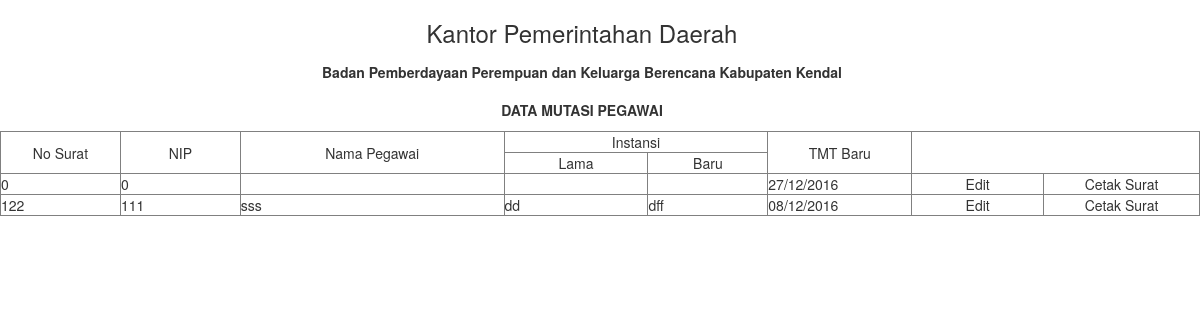
Page /dimaspunya/mutasi.php on the committed database.
### tables this page shows
CREATE TABLE `tabel_mutasi` (
  `no_surat` int(25) NOT NULL,
  `nip` int(20) NOT NULL,
  `nama_karyawan` varchar(40) NOT NULL,
  `dinas_lama` varchar(15) NOT NULL,
  `dinas_baru` varchar(15) NOT NULL,
  `tmt_baru` date NOT NULL,
  PRIMARY KEY  (`no_surat`)
);

### dimaspunya/mutasi.php (the view, shortened to what this page needs)
<?php require_once('Connections/sambung.php'); ?>
<?php
$query_mutasi = "SELECT * FROM tabel_mutasi";
$mutasi = mysql_query($query_mutasi, $sambung) or die(mysql_error());
$row_mutasi = mysql_fetch_assoc($mutasi);
?>
<!DOCTYPE html PUBLIC "-//W3C//DTD XHTML 1.0 Transitional//EN" "http://www.w3.org/TR/xhtml1/DTD/xhtml1-transitional.dtd">
<html xmlns="http://www.w3.org/1999/xhtml">
<head>
<link href="layout/bootstrap.min.css" rel="stylesheet">
<link href="layout/simple-sidebar.css" rel="stylesheet">
</head>
<body>
<table width="100%"  cellspacing="0" cellpadding="0">
  <tr>
    <td width="21%" rowspan="3">&nbsp;</td>
    <td width="55%" height="25"><h3 align="center">Kantor Pemerintahan Daerah </h3></td>
    <td width="24%" rowspan="3">&nbsp;</td>
  </tr>
  <tr>
    <td height="32"><div align="center"><strong>Badan Pemberdayaan Perempuan dan Keluarga Berencana Kabupaten Kendal</strong></div></td>
  </tr>
  <tr>
    <td height="43"><div align="center"><strong>DATA MUTASI PEGAWAI</strong></div></td>
  </tr>
</table>
<form id="form1" name="form1" method="post" action="">
  <table width="100%" border="1" cellspacing="0" cellpadding="0">
    <tr>
      <td width="10%" rowspan="2"><div align="center">No Surat</div></td>
      <td width="10%" rowspan="2"> <div align="center">NIP</div></td>
      <td width="22%" rowspan="2"> <div align="center">Nama Pegawai</div></td>
      <td colspan="2"><div align="center">Instansi</div></td>
      <td width="12%" rowspan="2"><div align="center">TMT Baru</div></td>
      <td colspan="2" rowspan="2"><div align="center"></div>        <div align="center"></div></td>
    </tr>
    <tr>
      <td width="12%"><div align="center">Lama</div></td>
      <td width="10%"><div align="center">Baru</div></td>
    </tr>
    <tr>
    <?php do { ?>
      <td><?php echo $row_mutasi['no_surat']; ?></td>
      <td><?php echo $row_mutasi['nip']; ?></td>
      <td><?php echo $row_mutasi['nama_karyawan']; ?></td>
      <td><?php echo $row_mutasi['dinas_lama']; ?></td>
      <td><?php echo $row_mutasi['dinas_baru']; ?></td>
      <td><?php echo date('d/m/Y', strtotime ($row_mutasi['tmt_baru'])); ?></td>
      <td align="center" width="11%">Edit</td>
      <td align="center" width="13%">Cetak Surat</td>
    </tr>
     <?php } while ($row_mutasi = mysql_fetch_assoc($mutasi)); ?>
  </table>
  </form>
<h3 align="left">&nbsp;</h3>
</body>
</html>

### rows in the picture
tabel_mutasi: no_surat "0", nip "0", tmt_baru "27/12/2016"
tabel_mutasi: no_surat "122", nip "111", nama_karyawan "sss", dinas_lama "dd", dinas_baru "dff", tmt_baru "08/12/2016"
